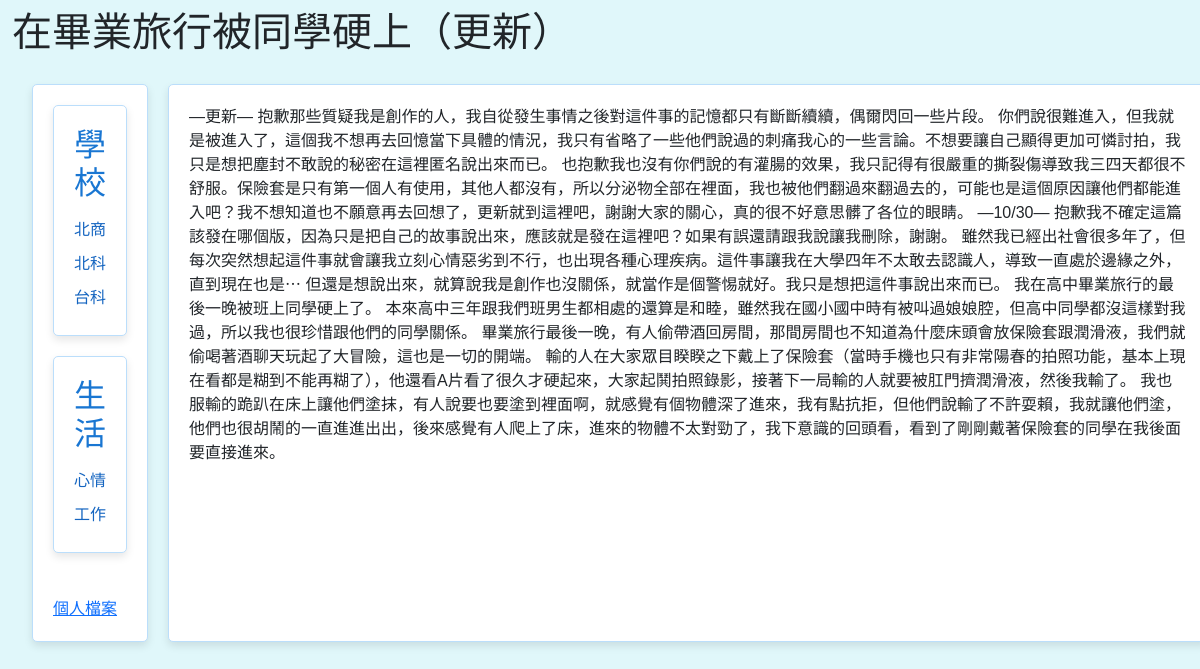
Page /post/life-mood/ on the committed database.
### mypost/models.py (models this page shows, shortened)
class Post(models.Model):
    CATEGORY_CHOICES = [
        ('school', '學校'),
        ('life', '生活'),
    ]
    SCHOOL_CHOICES = [
        ('ntub', '北商'),
        ('ntut', '北科'),
        ('tcut', '台科'),
    ]
    LIFE_CHOICES = [
        ('mood', '心情'),
        ('work', '工作'),
    ]
    title = models.CharField(max_length= 200)
    category = models.CharField(max_length=10, choices=CATEGORY_CHOICES, default='school') # 設定默認值
    subcategory = models.CharField(max_length=10, blank=True)  # 動態設置細分類
    slug = models.SlugField(unique=True, blank=True)
    body = models.TextField()
    pub_date = models.DateTimeField(auto_now_add= True)
    class Meta:
        ordering = ('-pub_date',)

### mypost/views.py (the view)
# urls.py: path('post/<slug:slug>/', post_detail, name='post_detail'),  # 貼文詳情
def post_detail(request, slug):
    try:
        post = Post.objects.get(slug = slug)
        return render(request, 'post.html', locals())
    except:
        return HttpResponse("錯誤")

### mypost/templates/post.html (shortened to what this page needs)
{% extends "base.html" %}
{% block headmsg %}
    <h1>{{ post.title }}</h1><br><br>
{% endblock %}
{% block content %}
    <div class="container">
        <div class="sidebar">
            <div class="category">
                <h2>學校</h2>
                <div class="links">
                    <a href="/school/ntub">北商</a>
                    <a href="/school/ntut">北科</a>
                    <a href="/school/tcut">台科</a>
                </div>
            </div>
            <div class="category">
                <h2>生活</h2>
                <div class="links">
                    <a href="/life/mood">心情</a>
                    <a href="/life/work">工作</a>
                </div>
            </div>
            <br><a href="/my">個人檔案</a>
        </div>
        <div class="main-content">
            <p>{{ post.body }}</p>
        </div>
    </div>
{% endblock %}

### mypost/templates/base.html (shortened to what this page needs)
<!DOCTYPE html>
<html>
    <head>
        <link rel="stylesheet" href="">
        <link href="https://cdn.jsdelivr.net/npm/bootstrap@5.1.1/dist/css/bootstrap.min.css" rel="stylesheet">
    </head>
    <body>
        <div class = "container-fluid">
            <div class = "row">
            {% block headmsg %} {%endblock%}
            {% block content%} {%endblock%}
            </div>
        </div>
    </body>

### mypost/templates/post.html (style rules this page uses)
body { background-color: #e0f7fa; font-family: Arial, sans-serif; margin: 0; padding: 0; }
.container { display: flex; margin: 20px; }
.sidebar { width: 250px; background-color: #ffffff; padding: 20px; border: 1px solid #bbdefb; border-radius: 5px; box-shadow: 0 4px 8px rgba(0, 0, 0, 0.1); margin-right: 20px; }
.main-content { flex-grow: 1; background-color: #ffffff; padding: 20px; border: 1px solid #bbdefb; border-radius: 5px; box-shadow: 0 4px 8px rgba(0, 0, 0, 0.1); }
.category { background-color: #ffffff; margin-bottom: 20px; padding: 20px; border: 1px solid #bbdefb; border-radius: 5px; box-shadow: 0 4px 8px rgba(0, 0, 0, 0.1); }
.category h2 { color: #1976d2; }
.links { margin-top: 10px; }
.links a { display: block; color: #333; text-decoration: none; padding: 5px 0; color: #1565c0; }

### rows in the picture
Post: title "在畢業旅行被同學硬上（更新）", body "—更新— 抱歉那些質疑我是創作的人，我自從發生事情之後對這件事的記憶都只有斷斷續續，偶爾閃回一些片段。 你們說很難進入，但我就是被進入了，這個我不想再去回憶當下具體的情況，我只有省略了一些他們說過的刺痛我心的一些言論。不想要讓自己顯得更加可憐討拍，我只是想把塵封不敢說的秘密在這裡匿名說出來而已。 也抱歉我也沒有你們說的有灌腸的效果，我只記得有很嚴重的撕裂傷導致我三四天都很不舒服。保險套是只有第一個人有使用，其他人都沒有，所以分泌物全部在裡面，我也被他們翻過來翻過去的，可能也是這個原因讓他們都能進入吧？我不想知道也不願意再去回想了，更新就到這裡吧，謝謝大家的關心，真的很不好意思髒了各位的眼睛。 —10/30— 抱歉我不確定這篇該發在哪個版，因為只是把自己的故事說出來，應該就是發在這裡吧？如果有誤還請跟我說讓我刪除，謝謝。 雖然我已經出社會很多年了，但每次突然想起這件事就會讓我立刻心情惡劣到不行，也出現各種心理疾病。這件事讓我在大學四年不太敢去認識人，導致一直處於邊緣之外，直到現在也是⋯ 但還是想說出來，就算說我是創作也沒關係，就當作是個警惕就好。我只是想把這件事說出來而已。 我在高中畢業旅行的最後一晚被班上同學硬上了。 本來高中三年跟我們班男生都相處的還算是和睦，雖然我在國小國中時有被叫過娘娘腔，但高中同學都沒這樣對我過，所以我也很珍惜跟他們的同學關係。 畢業旅行最後一晚，有人偷帶酒回房間，那間房間也不知道為什麼床頭會放保險套跟潤滑液，我們就偷喝著酒聊天玩起了大冒險，這也是一切的開端。…"
